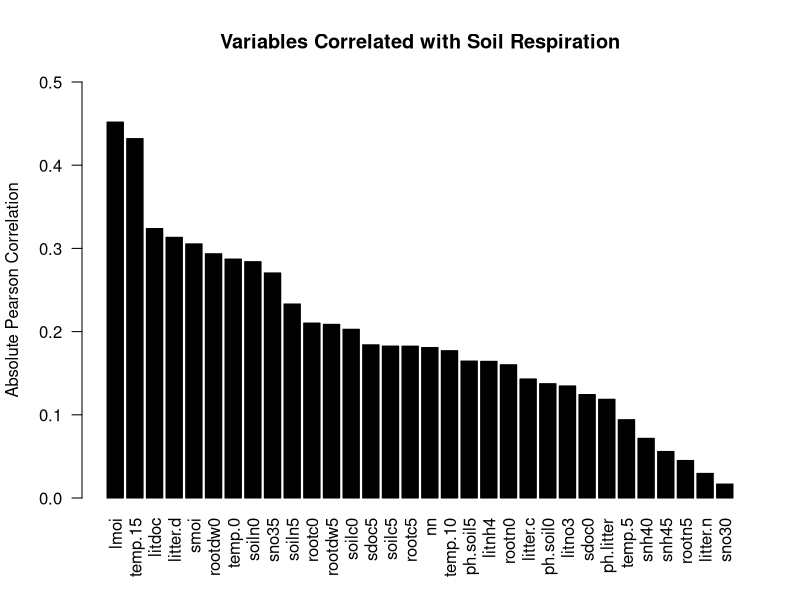
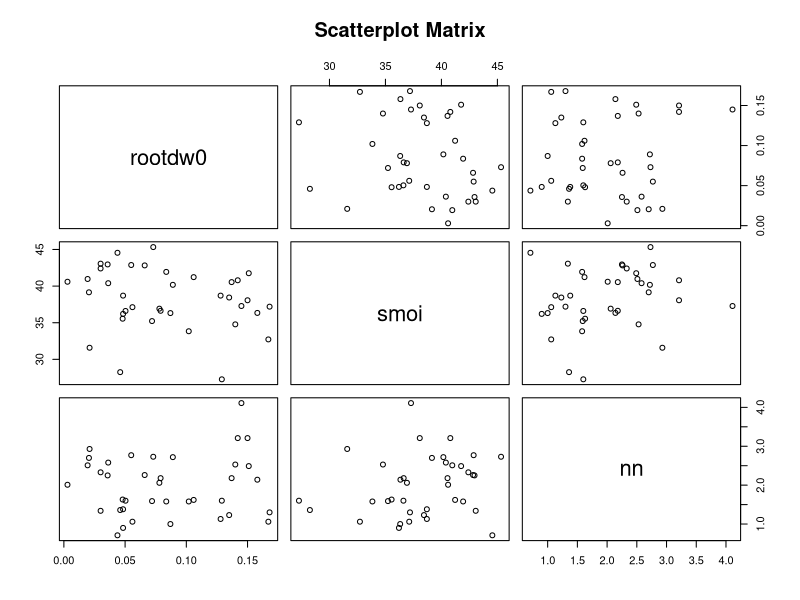
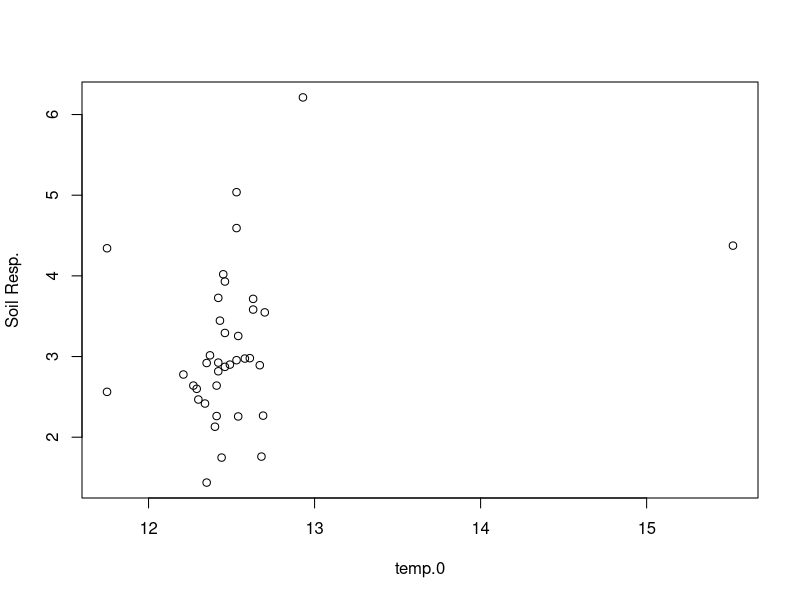
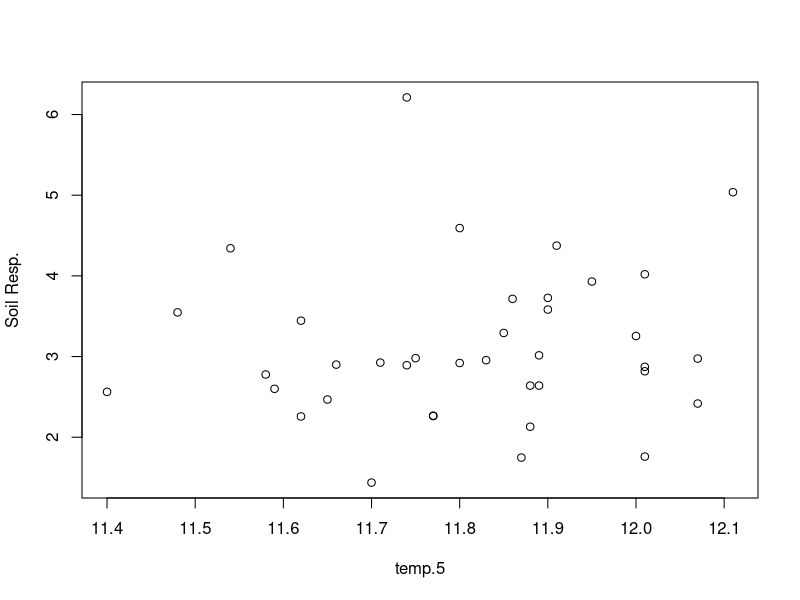
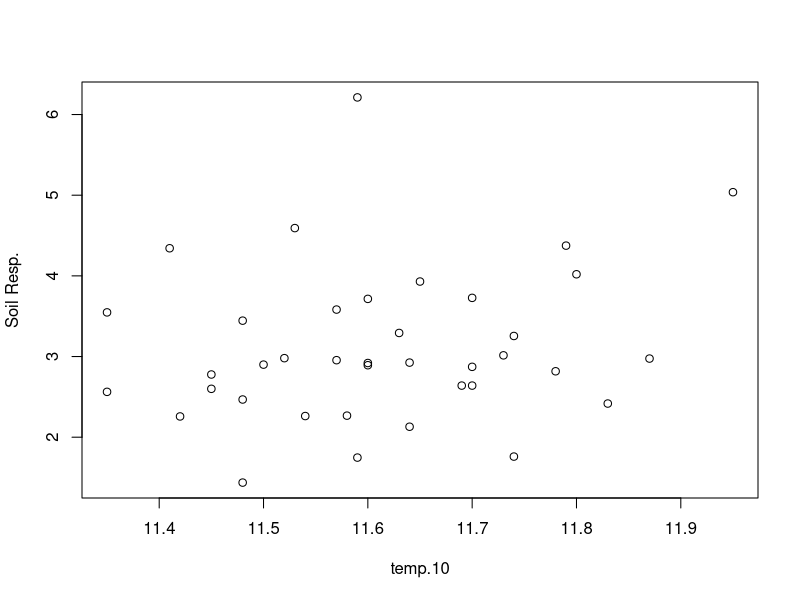
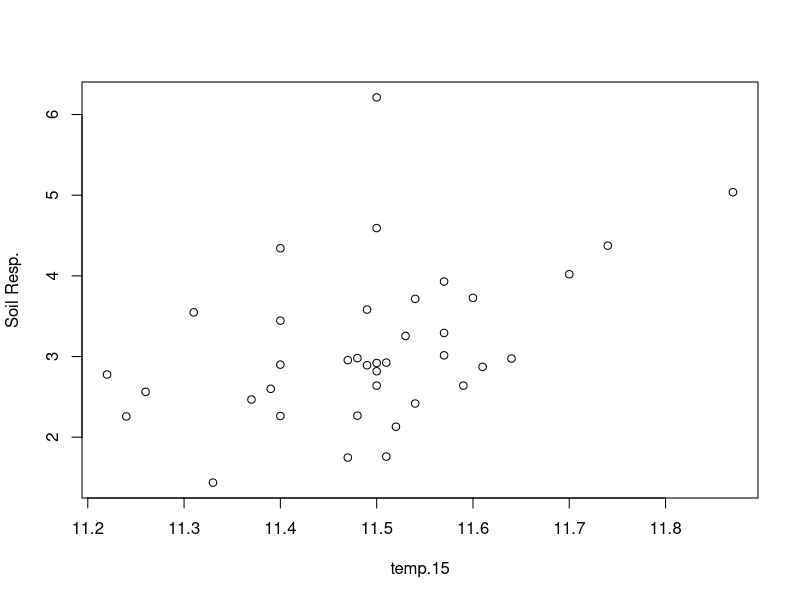
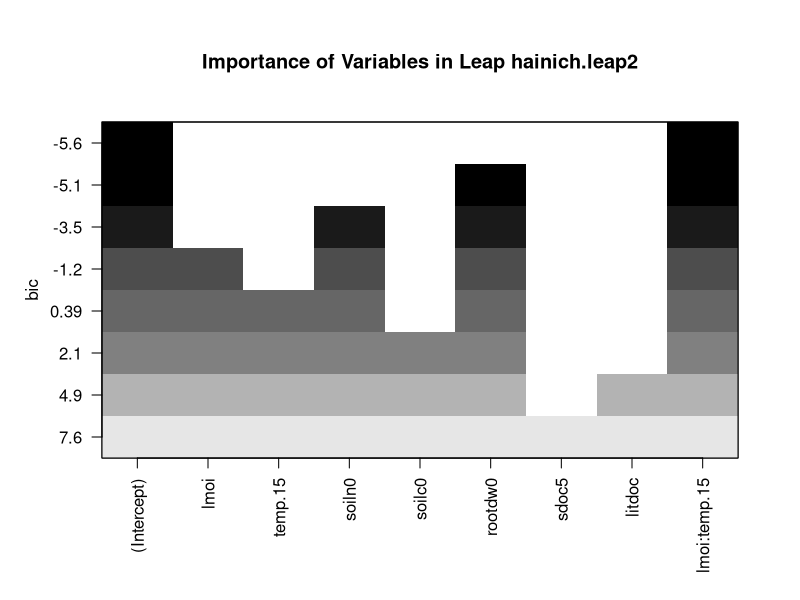
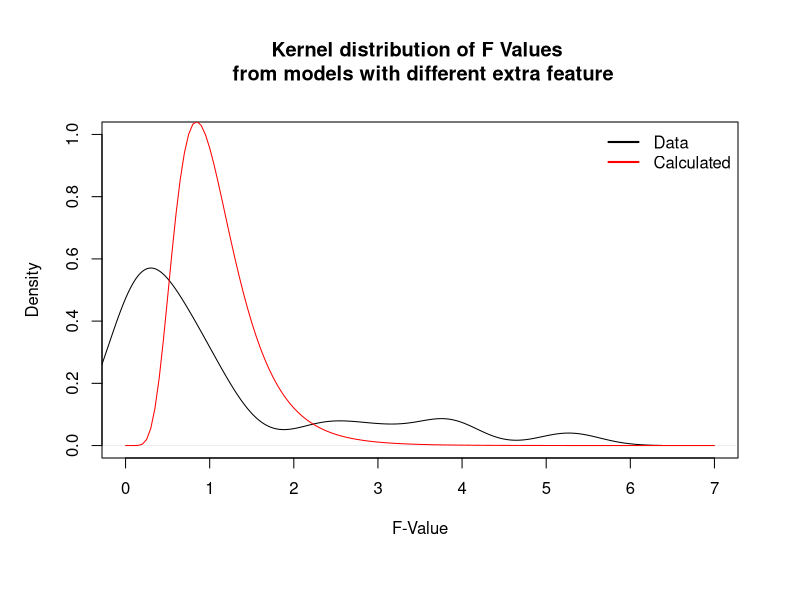

R code for these plots, in order:
hainich <- read.csv("hainich.csv", sep = ";", dec = ".")

## corelation
#correlation from soil.res with all others
hainich.r <- abs(cor(hainich, method = "pearson"))["soil.res",-1]
hainich.r.ordered <- hainich.r[order(hainich.r, decreasing = T)]
barplot(hainich.r.ordered, las = 2, ylim = c(0,0.5), col = "black", 
        ylab = "Absolute Pearson Correlation", main = "Variables Correlated with Soil Respiration")

## scatter plot
pairs(~ rootdw0 + smoi + nn,
      data = hainich, main = "Scatterplot Matrix")

## sampling training data
set.seed(1337)
testFraction <- 0.2 #Fraction of data used for testing (estimate for integer sample size)
sampleCount <- dim(hainich)[1]
index <- sample(1:sampleCount, round(testFraction * sampleCount))
hainich.test <- hainich[index,]
hainich.train <- hainich[-index,]

## making models
hainich.lm1 <- lm(soil.res ~ 1 + lmoi + temp.15 + soiln0 + rootdw0 + sdoc5,
                  data=hainich.train) # top 5 by correlation
hainich.lm2 <- lm(soil.res ~ 1 + ph.soil5 + sno30 + snh45 + rootc0 + ph.litter,
                  data=hainich.train) # bottom 5 by correlation
hainich.lm3 <- lm(soil.res ~ 1 + lmoi + temp.15 + soiln0,
                  data=hainich.train) # top 3 by correlation

## evaluate models
spseHat <- function(model){
  # SPSE.hat1
  return(sum((hainich.test$soil.res - predict(model, newdata=hainich.test))^2))
}
spse1hat <- spseHat(hainich.lm1)
spse2hat <- spseHat(hainich.lm2)
spse3hat <- spseHat(hainich.lm3)


## annova with F statistic
# test one model against the other
# warning: both models have to be fitted with the same training data!
# density of F depends on degree of freedom!
anova(hainich.lm1,hainich.lm2)


## cross validation
# evaluate models spse (without considering fixed betas)
# test data size is size of whole data set / fold
# see also: http://stats.stackexchange.com/questions/12398
crossValSpse <- function(model, fold){
  index <- rep(1:fold, length.out=dim(hainich)[2])
  index <- sample(index)
  
  spseHat <- 0
  for (i in 1:fold)
  {
    test <- hainich[index==i,]
    train <- hainich[index!=i,]
    formu <- eval(model$call[[2]]) 
    #model based on new data
    model <- lm(formu, data = train)
    #add spse hat
    spseHat <- spseHat + sum((test$soil.res - predict(model, newdata=test))^2)
  }
  return(spseHat / fold)
}

# 3 fold cross validation gives average estimated spse
hainich.lm1.spse <- crossValSpse(hainich.lm1,3)
hainich.lm1.spse <- crossValSpse(hainich.lm2,3)
hainich.lm1.spse <- crossValSpse(hainich.lm3,3)

## plot variable against soil resp
for (i in seq(2,5)) {
  dat <- data.frame(hainich[i], hainich$soil.res)
  plot(dat, ylab = "Soil Resp.", xlab = names(hainich[i]))
}

## regsubset
#info: http://www.stat.columbia.edu/~martin/W2024/R10.pdf
# package leaps requires gfortran compiler!
library("leaps")
#fullModel: Top 8 variables corelated to soil.res
# and coupling term for litter moisture lmoi with temp 0 and 15
hainich.leaps1 <- regsubsets(soil.res ~ 1 + lmoi * temp.15 * temp.0 + soiln0 + 
                              soilc0 + rootdw0 + sdoc5 + litdoc,
                   data=hainich.train, method = "forward")
hainich.leaps2 <- regsubsets(soil.res ~ 1 + lmoi * temp.15 + soiln0 + 
                               soilc0 + rootdw0 + sdoc5 + litdoc,
                             data=hainich.train, method = "forward")

summary(hainich.leaps1)
summary(hainich.leaps1)$bic

#plot variable importance based on baissian infomation criterion
# best model based on BIC 
# (tradeoff btw. likelihood and number of parameters)
# soil.res ~ 1 + rootdw0 + lmoi:temp.15
plot(hainich.leaps2, main="Importance of Variables in Leap hainich.leap2")

## setting real model
hainich.realModel <- lm(soil.res ~ 1 + lmoi + temp.15 +
                          temp.0 + soiln0 + soilc0,
                        data = hainich.train)
hainich.realModel.spsehat <- spseHat(hainich.realModel)
# plot(hainich.realModel)

## overfitting model
# tooBigModel = realModel + every coupling term
hainich.tooBigModel <- lm(soil.res ~ 1 * lmoi * temp.15 *
                            temp.0 * soiln0 * soilc0,
                          data = hainich.train)
hainich.tooBigModel.spsehat <- spseHat(hainich.tooBigModel)
#function step uses AIC instead of F!
nextStep <- step(hainich.realModel, 
     scope = list(lower=hainich.realModel, upper=hainich.tooBigModel),
     direction = "forward")
nextStep$anova$"Resid. Df" # residual change in F value



## SIMULATION

#subsetting data
subsetSize <- 10 # number of samples taken from original dataset
subset <- hainich[sample(nrow(hainich), subsetSize), ]

#make pseudo observations
pseudo.soilResp <- predict(hainich.realModel, newdata = subset, type = "response")


## Simulation F values
realModelStr <- "soil.res ~ 1 + lmoi + temp.15 + temp.0 + soiln0 + soilc0"
# next model will have another feature in addition
excludeVarsRegEx <- "(soil.res|lmoi|temp.15|temp.0|soiln0|soilc0)"
nextVars <- names(hainich)[
  ! grepl(excludeVarsRegEx,names(hainich))]

#create result data frame
simulRes <- NULL
for(x in nextVars){
  #create formula for next Model by adding current variable
  nxtModelStr <- paste(realModelStr, "+", x)
  nxtModel <- lm(nxtModelStr, data = hainich.train)
  #evaluate nextModel
  an <- anova(hainich.realModel, nxtModel) 
  f <- an$F[2]
  p <- an$`Pr(>F)`[2]
  spse <- spseHat(nxtModel)
  simulRes <- rbind(simulRes, c(spse,x,f,p)) 
}
simulRes <- data.frame(spse=as.double(simulRes[,1]), 
                       addFeature=simulRes[,2] , F=as.double(simulRes[,3]),
                       p=as.double(simulRes[,4]), stringsAsFactors = T)

## evaluation

#which model with additional feature was the real winner (SPSE)?
idMinErr <-  which(simulRes$spse == min(simulRes$spse))
#which model won but was not the best one (F)?
idMaxF <- which(simulRes$F == max(simulRes$F))

xs <- seq(0,7,by = 0.05)
freal <- density(simulRes$F)
## WARNING: I have no idea how to calc the degree of freedoms!
## maybe an$Res.Df? need df1 and df2
fNominal <- df(xs,24,23)
plot(freal, xlim=c(min(xs),max(xs)), ylim=c(0,1),
     xlab = "F-Value",
     main="Kernel distribution of F Values \n from models with different extra feature")
points(xs, fNominal, col="red", type="lines") #F distribution
legend("topright",c("Data","Calculated"), lwd=2, col=c("black","red"), bty = "n")
